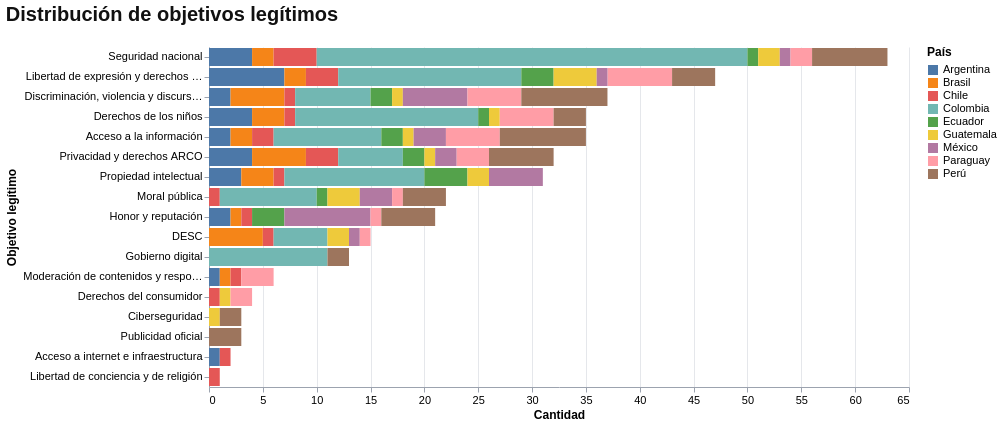

Write a Vega-Lite specification for this figure.
### Vega-Lite specification from a JSON file in a GitHub repository (floating-point values rounded to 4 significant figures; data arrays with more than 128 entries replaced by an {"elided": "..."} marker saying what was removed)
{"config": {"font": "Jost, Arial, sans-serif", "title": {"fontSize": 20, "anchor": "start", "color": "#111", "offset": 22}, "axis": {"labelFontSize": 11, "titleFontSize": 12, "gridColor": "#e5e7eb", "domainColor": "#9ca3af", "tickColor": "#9ca3af"}, "legend": {"labelFontSize": 11, "titleFontSize": 12}, "view": {"stroke": "transparent"}}, "data": {"name": "data-2e529744c5af979ffbac24502d39d1fe"}, "mark": {"type": "bar"}, "encoding": {"color": {"field": "País", "scale": {"scheme": "tableau10"}, "title": "País", "type": "nominal"}, "opacity": {"condition": {"param": "param_4d3cce711029d833", "value": 1}, "value": 0.2}, "tooltip": [{"field": "País", "type": "nominal"}, {"field": "Objetivo legítimo", "type": "nominal"}, {"field": "count", "type": "quantitative"}], "x": {"field": "count", "title": "Cantidad", "type": "quantitative"}, "y": {"field": "Objetivo legítimo", "sort": "-x", "title": "Objetivo legítimo", "type": "nominal"}}, "params": [{"name": "dataset", "bind": {"input": "select", "options": ["Leyes", "Proyectos"], "name": "Dataset"}, "value": "Leyes"}, {"name": "param_4d3cce711029d833", "select": {"type": "point", "fields": ["País"]}, "bind": "legend"}], "title": "Distribución de objetivos legítimos", "transform": [{"filter": "datum.dataset == dataset"}, {"aggregate": [{"op": "count", "as": "count"}], "groupby": ["País", "Objetivo legítimo"]}, {"window": [{"op": "rank", "field": "count", "as": "rank"}], "groupby": ["País"], "sort": [{"field": "count", "order": "descending"}]}, {"filter": "datum.rank <= 10"}], "width": 700, "$schema": "https://vega.github.io/schema/vega-lite/v6.1.0.json", "datasets": {"data-2e529744c5af979ffbac24502d39d1fe": {"elided": "2721 records"}}}
